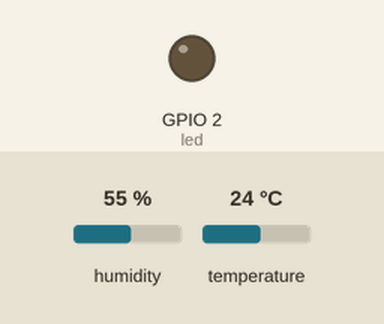
Recording of a program running on a simulated ESP32 board running MicroPython. Parts: output pins drawn as LEDs (lit = HIGH). The inputs (shaded band) are chosen by the test bench; at power-on: temperature 24 °C, humidity 55 %. Requests to the public web service named in the program get a made-up reply in its usual format after 0.4 s (London, UTC, broken clouds, 64 % humidity, 1013 hPa unless stated); the clock reads 2024-03-15 10:24:30 at power-on unless the program sets it; what the program prints to the serial console is not drawn.

Above: at 2.7 s.
2.8 s: temperature set to 29 °C
6.3 s: temperature set to 32 °C
At 9.2 s:
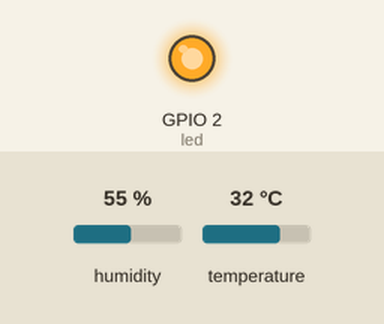
10.2 s: temperature set to 12 °C
At 11.9 s:
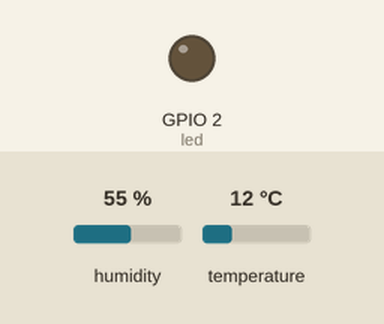
13.7 s: temperature set to 33 °C
At 17.2 s:
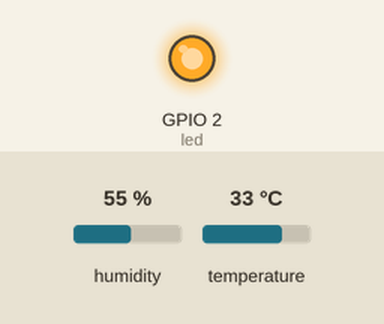
Timing chart, 0 to 18.5 s (numbered marks = the images above; inputs shaded):
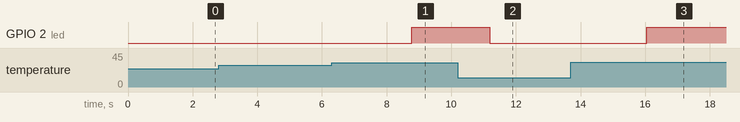

The program:

Ejemplo.py
```python
import network, time, urequests
from machine import Pin
from dht import DHT11

sensorDHT = DHT11(Pin(15))
led = Pin(2, Pin.OUT)

def conectaWifi (red, password):
      global miRed
      miRed = network.WLAN(network.STA_IF)
      if not miRed.isconnected():              #Si no está conectado…
          miRed.active(True)                   #activa la interface
          miRed.connect(red, password)         #Intenta conectar con la red
          print('Conectando a la red', red +"…")
          timeout = time.time ()
          while not miRed.isconnected():           #Mientras no se conecte..
              if (time.ticks_diff (time.time (), timeout) > 10):
                  return False
      return True


if conectaWifi ("Hugo", "Hupe6493"):

    print ("Conexión exitosa!")
    print('Datos de la red (IP/netmask/gw/DNS):', miRed.ifconfig())

    url="https://api.thingspeak.com/update?api_key=Q74PAEKYLFZMY3B6"


    while True:
        time.sleep(2)
        sensorDHT.measure()
        temperatura= sensorDHT.temperature()
        humedad= sensorDHT.humidity()
        far= (temperatura*1.8) + 32
        print("Tem={}°c, Hum={}%, Far={}f".format(temperatura,humedad,far))

        respuesta = urequests.get(url+"&field1="+str(temperatura)+"&field2="+str(humedad)+"&field3="+str(far))
        print(respuesta.text)
        print(respuesta.status_code)
        respuesta.close ()


        if temperatura>30:
            led.on()
        else:
            led.off()


else:
       print ("Imposible conectar")
       miRed.active (False)
```

Measured:
- the behaviour switches between 30 and 31 °C on temperature (found by bisection; images 0 and 1)
- after the input at 2.8 s, every drawn part: stays the same
- after the input at 6.3 s, GPIO 2 (led): LOW → HIGH after 2.5 s
- after the input at 10.2 s, GPIO 2 (led): HIGH → LOW after 1.0 s
- after the input at 13.7 s, GPIO 2 (led): LOW → HIGH after 2.3 s
